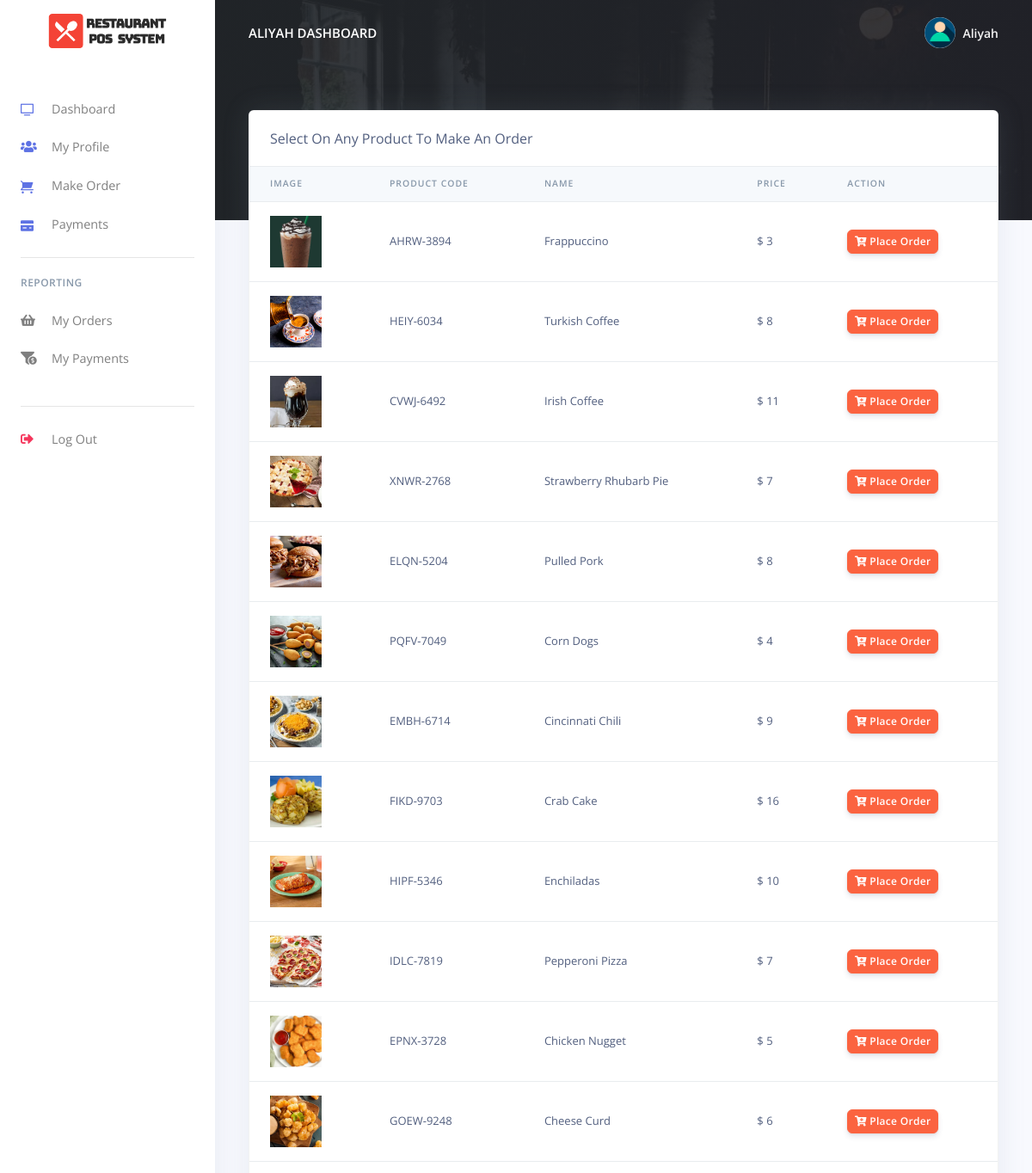
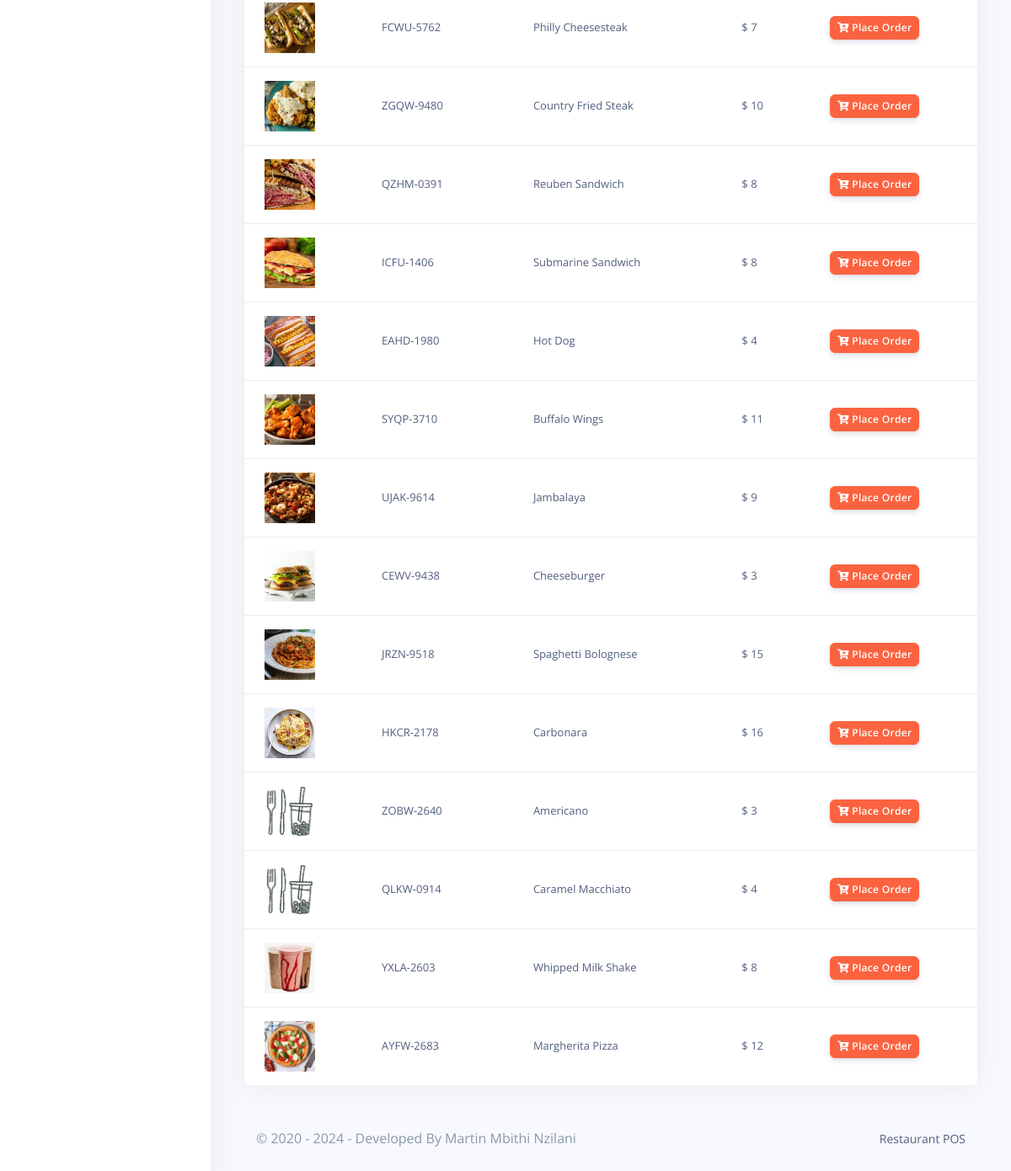
The page /Restro/customer/orders.php (signed in) on the database its author committed (2 pictures, top to bottom).
### tables this page shows
CREATE TABLE `rpos_customers` (
  `customer_id` varchar(200) NOT NULL,
  `customer_name` varchar(200) NOT NULL,
  `customer_phoneno` varchar(200) NOT NULL,
  `customer_email` varchar(200) NOT NULL,
  `customer_password` varchar(200) NOT NULL,
  `created_at` timestamp(6) NOT NULL DEFAULT current_timestamp(6) ON UPDATE current_timestamp(6)
);

CREATE TABLE `rpos_products` (
  `prod_id` varchar(200) NOT NULL,
  `prod_code` varchar(200) NOT NULL,
  `prod_name` varchar(200) NOT NULL,
  `prod_img` varchar(200) NOT NULL,
  `prod_desc` longtext NOT NULL,
  `prod_price` varchar(200) NOT NULL,
  `created_at` timestamp(6) NOT NULL DEFAULT current_timestamp(6) ON UPDATE current_timestamp(6)
);

### Restro/customer/orders.php (the view, shortened to what this page needs)
<?php
include('config/config.php');
require_once('partials/_head.php');
?>
<body>
  <?php
  require_once('partials/_sidebar.php');
  ?>
  <div class="main-content">
    <?php
    require_once('partials/_topnav.php');
    ?>
    <div class="container-fluid mt--8">
      <div class="row">
        <div class="col">
          <div class="card shadow">
            <div class="card-header border-0">
              Select On Any Product To Make An Order
            </div>
            <div class="table-responsive">
              <table class="table align-items-center table-flush">
                <thead class="thead-light">
                  <tr>
                    <th scope="col">Image</th>
                    <th scope="col">Product Code</th>
                    <th scope="col">Name</th>
                    <th scope="col">Price</th>
                    <th scope="col">Action</th>
                  </tr>
                </thead>
                <tbody>
                  <?php
                  $ret = "SELECT * FROM  rpos_products  ORDER BY `rpos_products`.`created_at` DESC ";
                  $stmt = $mysqli->prepare($ret);
                  $stmt->execute();
                  $res = $stmt->get_result();
                  while ($prod = $res->fetch_object()) {
                  ?>
                    <tr>
                      <td>
                        <?php
                        if ($prod->prod_img) {
                          echo "<img src='../admin/assets/img/products/$prod->prod_img' height='60' width='60 class='img-thumbnail'>";
                        } else {
                          echo "<img src='../admin/assets/img/products/default.jpg' height='60' width='60 class='img-thumbnail'>";
                        }
                        ?>
                      </td>
                      <td><?php echo $prod->prod_code; ?></td>
                      <td><?php echo $prod->prod_name; ?></td>
                      <td>$ <?php echo $prod->prod_price; ?></td>
                      <td>
                        <a href="make_oder.php?prod_id=<?php echo $prod->prod_id; ?>&prod_name=<?php echo $prod->prod_name; ?>&prod_price=<?php echo $prod->prod_price; ?>">
                          <button class="btn btn-sm btn-warning">
                            <i class="fas fa-cart-plus"></i>
                            Place Order
                          </button>
                        </a>
                      </td>
                    </tr>
                  <?php } ?>
                </tbody>
              </table>
            </div>
          </div>
        </div>
      </div>
      <?php
      require_once('partials/_footer.php');
      ?>
    </div>
  </div>
</body>
</html>

### Restro/customer/partials/_head.php (shortened to what this page needs)
<!DOCTYPE html>
<html>
<head>
    <link href="assets/vendor/nucleo/css/nucleo.css" rel="stylesheet">
    <link href="assets/vendor/@fortawesome/fontawesome-free/css/all.min.css" rel="stylesheet">
    <link type="text/css" href="assets/css/argon.css?v=1.0.0" rel="stylesheet">
</head>

### Restro/customer/partials/_sidebar.php (shortened to what this page needs)
<?php
$customer_id = $_SESSION['customer_id'];
$ret = "SELECT * FROM  rpos_customers  WHERE customer_id = '$customer_id'";
$stmt = $mysqli->prepare($ret);
$stmt->execute();
$res = $stmt->get_result();
while ($customer = $res->fetch_object()) {
?>
  <nav class="navbar navbar-vertical fixed-left navbar-expand-md navbar-light bg-white" id="sidenav-main">
    <div class="container-fluid">
      <a class="navbar-brand pt-0" href="dashboard.php">
        <img src="../admin/assets/img/brand/repos.png" class="navbar-brand-img" alt="...">
      </a>
      <div class="collapse navbar-collapse" id="sidenav-collapse-main">
        <ul class="navbar-nav">
          <li class="nav-item">
            <a class="nav-link" href="dashboard.php">
              <i class="ni ni-tv-2 text-primary"></i> Dashboard
            </a>
          </li>
          <li class="nav-item">
            <a class="nav-link" href="change_profile.php">
              <i class="fas fa-users text-primary"></i> My Profile
            </a>
          </li>
          <li class="nav-item">
            <a class="nav-link" href="orders.php">
              <i class="ni ni-cart text-primary"></i>Make Order
            </a>
          </li>
          <li class="nav-item">
            <a class="nav-link" href="payments.php">
              <i class="ni ni-credit-card text-primary"></i> Payments
            </a>
          </li>
        </ul>
        <hr class="my-3">
        <h6 class="navbar-heading text-muted">Reporting</h6>
        <ul class="navbar-nav mb-md-3">
          <li class="nav-item">
            <a class="nav-link" href="orders_reports.php">
              <i class="fas fa-shopping-basket"></i> My Orders
            </a>
          </li>
          <li class="nav-item">
            <a class="nav-link" href="payments_reports.php">
              <i class="fas fa-funnel-dollar"></i> My Payments
            </a>
          </li>
        </ul>
        <hr class="my-3">
        <ul class="navbar-nav mb-md-3">
          <li class="nav-item">
            <a class="nav-link" href="logout.php">
              <i class="fas fa-sign-out-alt text-danger"></i> Log Out
            </a>
          </li>
        </ul>
      </div>
    </div>
  </nav>
<?php } ?>

### Restro/customer/partials/_topnav.php (shortened to what this page needs)
<?php
$customer_id = $_SESSION['customer_id'];
$ret = "SELECT * FROM  rpos_customers  WHERE customer_id = '$customer_id'";
$stmt = $mysqli->prepare($ret);
$stmt->execute();
$res = $stmt->get_result();
while ($customer = $res->fetch_object()) {
?>
    <nav class="navbar navbar-top navbar-expand-md navbar-dark" id="navbar-main">
        <div class="container-fluid">
            <a class="h4 mb-0 text-white text-uppercase d-none d-lg-inline-block" href="dashboard.php"><?php echo $customer->customer_name; ?> Dashboard</a>
            <ul class="navbar-nav align-items-center d-none d-md-flex">
                <li class="nav-item dropdown">
                    <a class="nav-link pr-0" href="#" role="button" data-toggle="dropdown" aria-haspopup="true" aria-expanded="false">
                        <div class="media align-items-center">
                            <span class="avatar avatar-sm rounded-circle">
                                <img alt="Image placeholder" src="../admin/assets/img/theme/user-a-min.png">
                            </span>
                            <div class="media-body ml-2 d-none d-lg-block">
                                <span class="mb-0 text-sm  font-weight-bold"><?php echo $customer->customer_name; ?></span>
                            </div>
                        </div>
                    </a>
                </li>
            </ul>
        </div>
    </nav>
<?php } ?>

### Restro/customer/partials/_footer.php
<footer class="py-5">
  <div class="container">
    <div class="row align-items-center justify-content-xl-between">
      <div class="col-xl-6">
        <div class="copyright text-center text-xl-left text-muted">
        &copy; 2020 - <?php echo date('Y'); ?> - Developed By Martin Mbithi Nzilani
        </div>
      </div>
      <div class="col-xl-6">
        <ul class="nav nav-footer justify-content-center justify-content-xl-end">
          <li class="nav-item">
            <a href="" class="nav-link" target="_blank">Restaurant POS</a>
          </li>
        </ul>
      </div>
    </div>
  </div>
</footer>

### rows shown on the page
rpos_customers: customer_name "ALIYAH", customer_name "Aliyah"
rpos_products: prod_img (picture), prod_code "AHRW-3894", prod_name "Frappuccino", prod_price "3"
rpos_products: prod_img (picture), prod_code "HEIY-6034", prod_name "Turkish Coffee", prod_price "8"
rpos_products: prod_img (picture), prod_code "CVWJ-6492", prod_name "Irish Coffee", prod_price "11"
rpos_products: prod_img (picture), prod_code "XNWR-2768", prod_name "Strawberry Rhubarb Pie", prod_price "7"
rpos_products: prod_img (picture), prod_code "ELQN-5204", prod_name "Pulled Pork", prod_price "8"
rpos_products: prod_img (picture), prod_code "PQFV-7049", prod_name "Corn Dogs", prod_price "4"
rpos_products: prod_img (picture), prod_code "EMBH-6714", prod_name "Cincinnati Chili", prod_price "9"
rpos_products: prod_img (picture), prod_code "FIKD-9703", prod_name "Crab Cake", prod_price "16"
rpos_products: prod_img (picture), prod_code "HIPF-5346", prod_name "Enchiladas", prod_price "10"
rpos_products: prod_img (picture), prod_code "IDLC-7819", prod_name "Pepperoni Pizza", prod_price "7"
rpos_products: prod_img (picture), prod_code "EPNX-3728", prod_name "Chicken Nugget", prod_price "5"
rpos_products: prod_img (picture), prod_code "GOEW-9248", prod_name "Cheese Curd", prod_price "6"
rpos_products: prod_img (picture), prod_code "FCWU-5762", prod_name "Philly Cheesesteak", prod_price "7"
rpos_products: prod_img (picture), prod_code "ZGQW-9480", prod_name "Country Fried Steak", prod_price "10"
rpos_products: prod_img (picture), prod_code "QZHM-0391", prod_name "Reuben Sandwich", prod_price "8"
rpos_products: prod_img (picture), prod_code "ICFU-1406", prod_name "Submarine Sandwich", prod_price "8"
rpos_products: prod_img (picture), prod_code "EAHD-1980", prod_name "Hot Dog", prod_price "4"
rpos_products: prod_img (picture), prod_code "SYQP-3710", prod_name "Buffalo Wings", prod_price "11"
rpos_products: prod_img (picture), prod_code "UJAK-9614", prod_name "Jambalaya", prod_price "9"
rpos_products: prod_img (picture), prod_code "CEWV-9438", prod_name "Cheeseburger", prod_price "3"
rpos_products: prod_img (picture), prod_code "JRZN-9518", prod_name "Spaghetti Bolognese", prod_price "15"
rpos_products: prod_img (picture), prod_code "HKCR-2178", prod_name "Carbonara", prod_price "16"
rpos_products: prod_code "ZOBW-2640", prod_name "Americano", prod_price "3"
rpos_products: prod_code "QLKW-0914", prod_name "Caramel Macchiato", prod_price "4"
rpos_products: prod_img (picture), prod_code "YXLA-2603", prod_name "Whipped Milk Shake", prod_price "8"
rpos_products: prod_img (picture), prod_code "AYFW-2683", prod_name "Margherita Pizza", prod_price "12"
